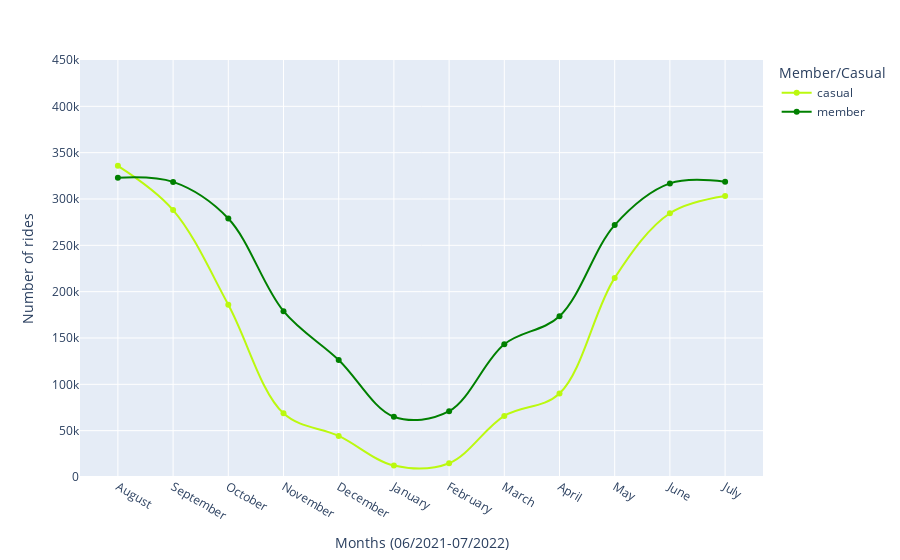

The code cell stored with this chart in its notebook:
### Code cell
# Number of Rides / month
import plotly.express as px
fig_2 = df.groupby(['year', 'month', 'member_casual'], as_index=False).count()
fig_2 = fig_2[fig_2['ride_id'] != 0]

px.line(fig_2, x = 'month', y = 'ride_id', range_y = [0,450000],
        color = 'member_casual', 
        line_shape = 'spline',
        markers=True, 
        labels = {'ride_id': 'Number of rides', 'month': 'Months (06/2021-07/2022)', 'member_casual': 'Member/Casual'},
        hover_name = 'member_casual', hover_data = {'member_casual': False, 'month': True, 'ride_id': True}, 
        color_discrete_map = {'casual': '#BBF90F', 'member': '#008000'})

### Figure 1 — Plotly figure (JSON) as saved in the notebook; plotly's stock layout.template omitted (floating-point values rounded to 4 significant figures)
{"data": [{"customdata": [["casual"], ["casual"], ["casual"], ["casual"], ["casual"], ["casual"], ["casual"], ["casual"], ["casual"], ["casual"], ["casual"], ["casual"]], "hovertemplate": "<b>%{hovertext}</b><br><br>Months (06/2021-07/2022)=%{x}<br>Number of rides=%{y}<extra></extra>", "hovertext": ["casual", "casual", "casual", "casual", "casual", "casual", "casual", "casual", "casual", "casual", "casual", "casual"], "legendgroup": "casual", "line": {"color": "#BBF90F", "dash": "solid", "shape": "spline"}, "marker": {"symbol": "circle"}, "mode": "markers+lines", "name": "casual", "orientation": "v", "showlegend": true, "type": "scatter", "x": ["August", "September", "October", "November", "December", "January", "February", "March", "April", "May", "June", "July"], "xaxis": "x", "y": [335800, 288063, 185939, 68699, 44336, 12372, 14844, 65919, 90110, 214860, 284669, 303291], "yaxis": "y"}, {"customdata": [["member"], ["member"], ["member"], ["member"], ["member"], ["member"], ["member"], ["member"], ["member"], ["member"], ["member"], ["member"]], "hovertemplate": "<b>%{hovertext}</b><br><br>Months (06/2021-07/2022)=%{x}<br>Number of rides=%{y}<extra></extra>", "hovertext": ["member", "member", "member", "member", "member", "member", "member", "member", "member", "member", "member", "member"], "legendgroup": "member", "line": {"color": "#008000", "dash": "solid", "shape": "spline"}, "marker": {"symbol": "circle"}, "mode": "markers+lines", "name": "member", "orientation": "v", "showlegend": true, "type": "scatter", "x": ["August", "September", "October", "November", "December", "January", "February", "March", "April", "May", "June", "July"], "xaxis": "x", "y": [322997, 318469, 278967, 178973, 126287, 65051, 71027, 143309, 173452, 271858, 316817, 318628], "yaxis": "y"}], "layout": {"legend": {"title": {"text": "Member/Casual"}, "tracegroupgap": 0}, "margin": {"t": 60}, "xaxis": {"anchor": "y", "domain": [0, 1], "title": {"text": "Months (06/2021-07/2022)"}}, "yaxis": {"anchor": "x", "domain": [0, 1], "range": [0, 450000], "title": {"text": "Number of rides"}}}}
